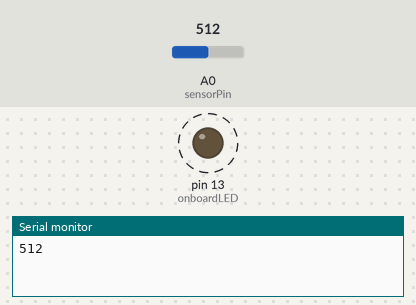
Simulated run of this sketch. Board: Arduino Uno, built with avr-gcc and run on an emulated ATmega328P. Parts: output pins drawn as LEDs (lit = HIGH), the last lines printed to the serial monitor. Dashed ring = blinking. The inputs (shaded band) are chosen by the test bench; at power-on: A0 (sensorPin) = 512.

Above: at 2.3 s.
2.4 s: A0 (sensorPin) set to 122
At 3.85 s:
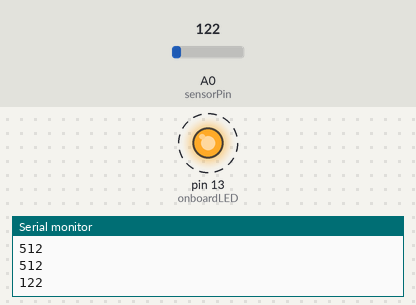
5.9 s: A0 (sensorPin) set to 0
At 6.9 s:
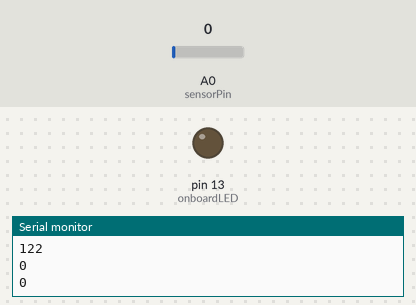
Timing chart, 0 to 8.9 s (numbered marks = the images above; inputs shaded):
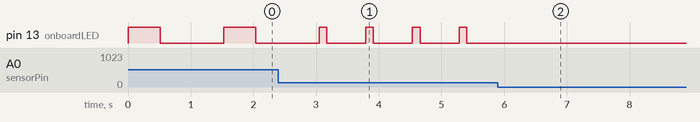

The sketch:

day_06.ino
```cpp
// Time to fix the battery: the onboardLED will blink with a speed in ms equal to the amount of light we receive in lux

int sensorPin = A0;
int onboardLED = 13;
int sensorValue = 0; // temp variable

void setup() {
  pinMode(onboardLED, OUTPUT);
  Serial.begin(9600); // 9600 = baud rate = data rate in bits/second for serial data transmission
}

void loop() {
  sensorValue = analogRead(sensorPin); // works for inputs like digitalRead
  digitalWrite(onboardLED, HIGH);
  delay(sensorValue);
  digitalWrite(onboardLED, LOW);
  delay(sensorValue);
  Serial.println(sensorValue);
  delay(500);
}
```

Measured:
- after the input at 2.4 s, pin 13 (onboardLED): alternates HIGH for 0.12 s and LOW for 0.62 s, starting after 0.77 s
- after the input at 5.9 s, pin 13 (onboardLED): stops changing and stays LOW
- by itself, pin 13 (onboardLED): alternates HIGH for 0.51 s and LOW for 1.0 s
